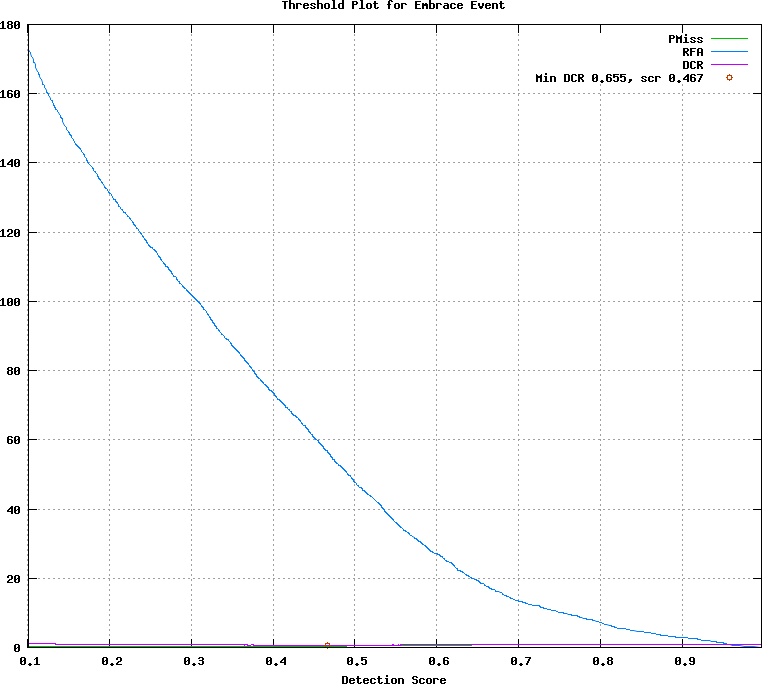

Recreate this plot in gnuplot.
## GNUPLOT command file
set terminal postscript color
set style data lines
set title 'Threshold Plot for Embrace Event'
set xlabel 'Detection Score'
set grid
set size ratio 0.85
plot [0.101000:0.997000]  \
  'test.det.Embrace_Event.dat.1' using 1:4 title 'PMiss' with lines lt 2, \
  'test.det.Embrace_Event.dat.1' using 1:5 title 'RFA' with lines lt 3, \
  'test.det.Embrace_Event.dat.1' using 1:6 title 'DCR' with lines lt 4, \
  'test.det.Embrace_Event.dat.2' using 1:2 title 'Min DCR 0.655, scr 0.467' with points lt 6
